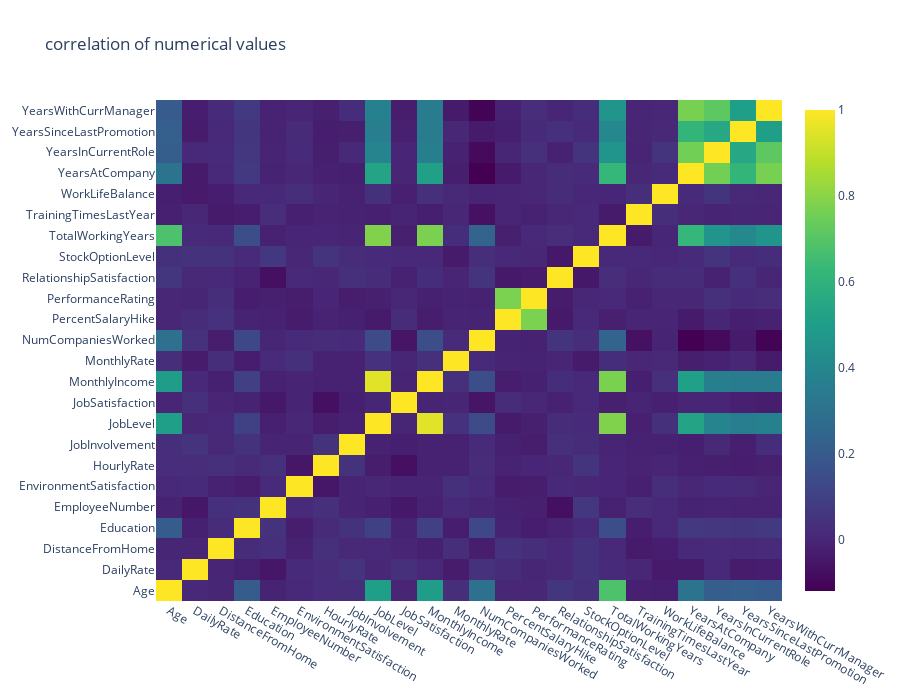

The cell this chart's notebook holds for it:
### Code cell
numerical = ['Age','DailyRate' ,'DistanceFromHome','Education','EmployeeNumber','EnvironmentSatisfaction','HourlyRate','JobInvolvement'
,'JobLevel','JobSatisfaction','MonthlyIncome','MonthlyRate','NumCompaniesWorked','PercentSalaryHike','PerformanceRating','RelationshipSatisfaction'
,'StockOptionLevel','TotalWorkingYears','TrainingTimesLastYear','WorkLifeBalance','YearsAtCompany','YearsInCurrentRole','YearsSinceLastPromotion'
,'YearsWithCurrManager']

data1 = [go.Heatmap(
                  z=attrition[numerical].astype(float).corr().values,
                  x=attrition[numerical].columns.values,
                  y=attrition[numerical].columns.values,
                  colorscale='Viridis',
                  reversescale = False,
                  
          
                  )
]

layout1 = go.Layout(
    title='correlation of numerical values',
    xaxis =dict(ticks='', nticks=36),
    yaxis =dict(ticks=''),
    width = 900, height = 700,
                    )
          

fig = go.Figure(data= data1, layout= layout1)
py.iplot(fig, filename='labelled-heatmap')
#sns.heatmap(data='data',cmap='coolwarn')

### Figure 1 — Plotly figure (JSON) as saved in the notebook; plotly's stock layout.template omitted (floating-point values rounded to 4 significant figures; data arrays with more than 128 entries replaced by an {"elided": "..."} marker saying what was removed)
{"data": [{"colorscale": [[0, "#440154"], [0.1111, "#482878"], [0.2222, "#3e4989"], [0.3333, "#31688e"], [0.4444, "#26828e"], [0.5556, "#1f9e89"], [0.6667, "#35b779"], [0.7778, "#6ece58"], [0.8889, "#b5de2b"], [1, "#fde725"]], "reversescale": false, "y": ["Age", "DailyRate", "DistanceFromHome", "Education", "EmployeeNumber", "EnvironmentSatisfaction", "HourlyRate", "JobInvolvement", "JobLevel", "JobSatisfaction", "MonthlyIncome", "MonthlyRate", "NumCompaniesWorked", "PercentSalaryHike", "PerformanceRating", "RelationshipSatisfaction", "StockOptionLevel", "TotalWorkingYears", "TrainingTimesLastYear", "WorkLifeBalance", "YearsAtCompany", "YearsInCurrentRole", "YearsSinceLastPromotion", "YearsWithCurrManager"], "x": ["Age", "DailyRate", "DistanceFromHome", "Education", "EmployeeNumber", "EnvironmentSatisfaction", "HourlyRate", "JobInvolvement", "JobLevel", "JobSatisfaction", "MonthlyIncome", "MonthlyRate", "NumCompaniesWorked", "PercentSalaryHike", "PerformanceRating", "RelationshipSatisfaction", "StockOptionLevel", "TotalWorkingYears", "TrainingTimesLastYear", "WorkLifeBalance", "YearsAtCompany", "YearsInCurrentRole", "YearsSinceLastPromotion", "YearsWithCurrManager"], "z": {"elided": "24x24 float values"}, "type": "heatmap"}], "layout": {"title": {"text": "correlation of numerical values"}, "yaxis": {"ticks": ""}, "height": 700, "width": 900, "xaxis": {"nticks": 36, "ticks": ""}}}
